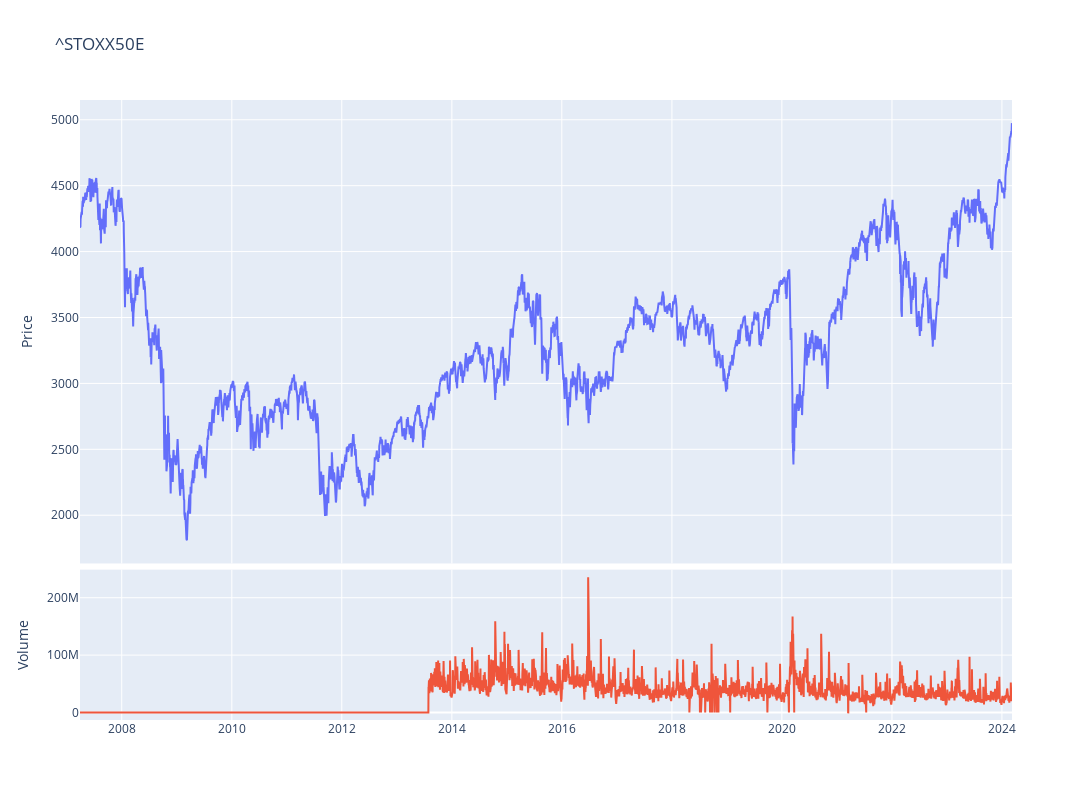

Notebook source saved alongside this figure:
### Code cell
fig = make_subplots(rows=4, cols=1,shared_xaxes=True,vertical_spacing=0.01,specs=[[{'rowspan':3,'colspan':1}],[None],[None],[{'rowspan':1,'colspan':1}]])

# Graph (1,1)
fig.add_trace(go.Scatter(x=stock_eu.index,y=stock_eu['Adj Close'],mode="lines",name=f"{ticker}"),row=1, col=1)
# Update xaxis properties
fig.update_yaxes(title_text="Price", row=1, col=1)

# Graph (4,1)
fig.add_trace(go.Scatter(x=stock_eu.index,y=stock_eu['Volume'],mode="lines",name='Volume'),row=4, col=1)
fig.update_yaxes(title_text="Volume", row=4, col=1)

fig.update_layout(height=800, width=1300,showlegend=False,title=f"{ticker}")

fig.show()

### Figure 1 — Plotly figure (JSON) as saved in the notebook; plotly's stock layout.template omitted (floating-point values rounded to 4 significant figures; data arrays with more than 128 entries replaced by an {"elided": "..."} marker saying what was removed)
{"data": [{"mode": "lines", "name": "^STOXX50E", "type": "scatter", "x": {"elided": "4250 str values"}, "xaxis": "x", "y": {"elided": "4250 float values"}, "yaxis": "y"}, {"mode": "lines", "name": "Volume", "type": "scatter", "x": {"elided": "4250 str values"}, "xaxis": "x2", "y": {"elided": "4250 int values"}, "yaxis": "y2"}], "layout": {"height": 800, "showlegend": false, "title": {"text": "^STOXX50E"}, "width": 1300, "xaxis": {"anchor": "y", "domain": [0, 1], "matches": "x2", "showticklabels": false}, "xaxis2": {"anchor": "y2", "domain": [0, 1]}, "yaxis": {"anchor": "x", "domain": [0.2525, 1], "title": {"text": "Price"}}, "yaxis2": {"anchor": "x2", "domain": [0, 0.2425], "title": {"text": "Volume"}}}}
